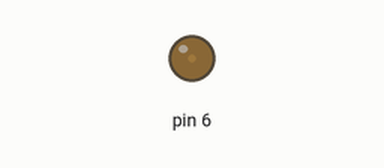
The sketch below on a simulated Arduino Uno, built with avr-gcc and run on an emulated ATmega328P. Shown: output pins drawn as LEDs (lit = HIGH).

Above: at 0.05 s.
At 0.55 s:
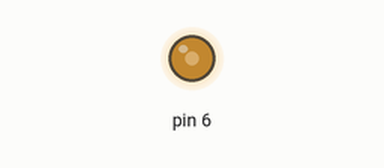
At 0.95 s:
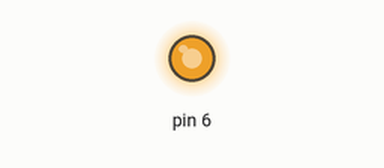
At 1.85 s:
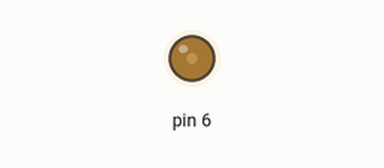
Timing chart, 0 to 4.6 s (numbered marks = the images above):
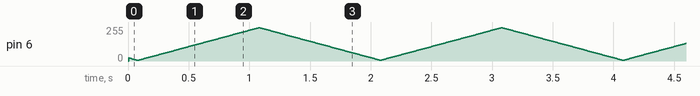

The sketch:

activity1_2.ino
```cpp
#include "Arduino.h"
#include <avr/io.h>
#include <avr/interrupt.h>

#define PIN7 (1 << 7)
#define PIN6 (1 << 6)
#define PIN5 (1 << 5)
#define PIN4 (1 << 4)
#define PIN3 (1 << 3)
#define PIN2 (1 << 2)
#define PIN1 (1 << 1)
#define PIN0 (1 << 0)

#define BRIGHTNESS_FACTOR 5 // Varies the brightness range of LED
#define FLASH_FACTOR 1 // Vaires the speed of flashing cycle of LED
static volatile bool counting_up = false; // Variable that toggles between modes

void setup() {
  cli();

  TCCR0A = 0b10000001; // Set OCOM0A to 10 and WGM to 01
  // Set TCCR0A to 0b11000001 for complement

  TIMSK0 |= 0b10; // Enable Int for Output Compare Match

  OCR0A = 25; // OCR0A can accept from 0 to 255

  TCNT0 = 0;

  TCCR0B = 0b00000100; // Set clk source to clk/64
  // Increase prescalar to slow down blinking light.

  // Set PORTD Pin 6 (Arduino Pin 6) as Output
  DDRD |= PIN6;

  sei();
}

// Warning: if you enable the timer interrupt, you must define
// the ISR, otherwise your Arduino might continually reset.
ISR(TIMER0_COMPA_vect) {
  if (OCR0A <= BRIGHTNESS_FACTOR) {
    counting_up = true;
  } else if (OCR0A >= 255 - BRIGHTNESS_FACTOR) {
    counting_up = false;
  }

  if (counting_up) {
    OCR0A += FLASH_FACTOR;
  } else {
    OCR0A -= FLASH_FACTOR;
  }
}

void loop() {

}
```
